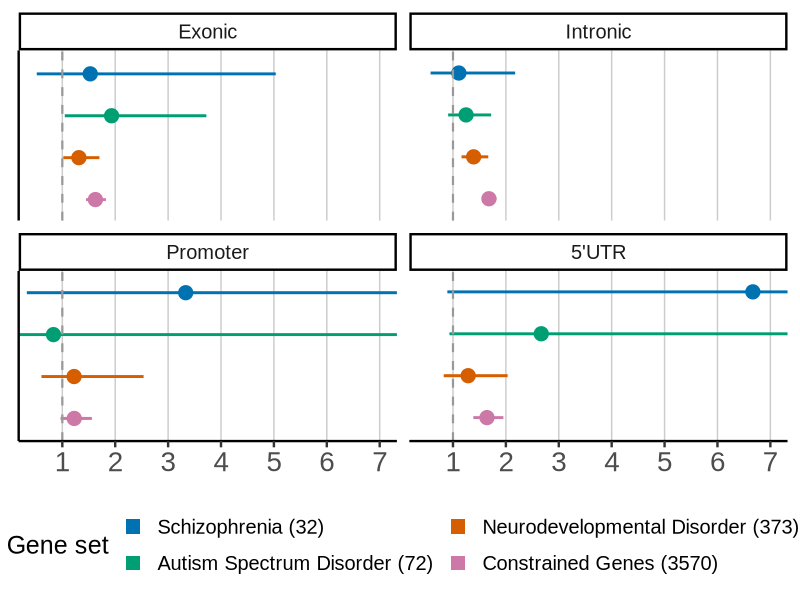
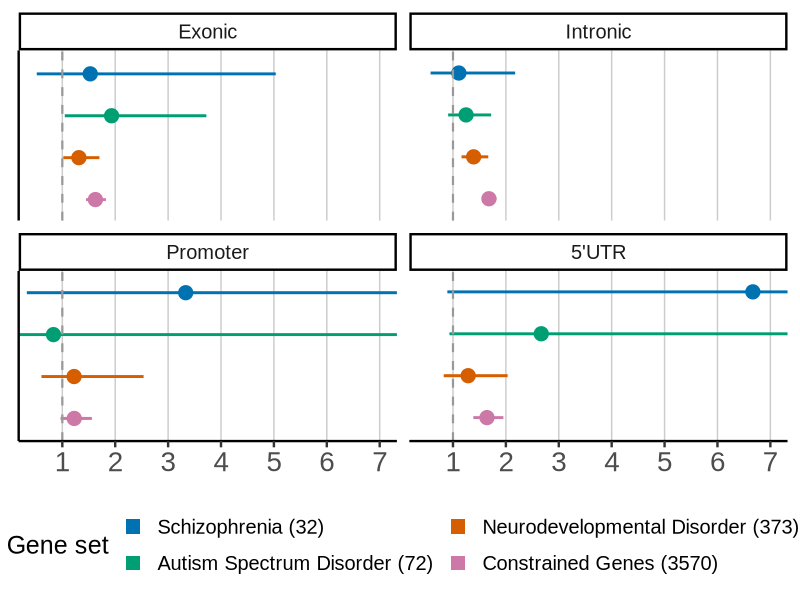

Reproduce these figures in R, in order.
library(ggplot2)
library(data.table)
library(tidyr)
library(dplyr)
library(RColorBrewer)
library(scales) 

del <- fread("inputs/SV/del/fisher_del-ac5_table.tsv")
colnames(del) <- c("Gene_set", "Category", "OR", "CI_low", "CI_high", "pval", 
                   "rarevar_case", "rarevar_control", "novar_case", "novar_control",
                   "length_thresh", "corrected", "both_corrected")
del$Gene_set <- case_when(del$Gene_set == "ASD" ~ "Autism Spectrum Disorder (72)",
                          del$Gene_set == "NDD" ~ "Neurodevelopmental Disorder (373)",
                          del$Gene_set == "pLI-constrained" ~ "Constrained Genes (3570)",
                          del$Gene_set == "SCHEMA" ~ "Schizophrenia (32)",)
del$Category <- case_when(del$Category == "PREDICTED_LOF" ~ "Exonic",
                          del$Category == "PREDICTED_INTRONIC" ~ "Intronic",
                          del$Category == "PREDICTED_PROMOTER" ~ "Promoter",
                          del$Category == "PREDICTED_UTR" ~ "5'UTR",)
df <- del
df$Gene_set <- factor(df$Gene_set, 
                      levels = rev(c("Schizophrenia (32)",
                                     "Autism Spectrum Disorder (72)", "Neurodevelopmental Disorder (373)",
                                     "Constrained Genes (3570)")))
df$Category <- factor(df$Category, 
                      levels = c("Exonic", "Intronic", 
                                 "Promoter","5'UTR"))


odds_ratio_plot <- ggplot(df, aes(x = OR, y = Category, color = Gene_set)) +
  geom_point(size = 4.5, position=position_dodge(width = 200)) +  # Points for estimates
  geom_errorbarh(aes(xmin = CI_low, xmax = CI_high), 
                 height = 0.3, size = 1, 
                 position=position_dodge(width = 200)) +  # Error bars
  facet_wrap(~Category, ncol = 2, ) +
  labs(
    #title = "",
    #x = "",
    y = "Odds Ratio",
    color = "Gene set"
  ) +
  geom_vline(xintercept = 1, linetype = "dashed", color = "#999999", size = 0.75) +
  scale_color_manual(breaks = c("Schizophrenia (32)", 
                                "Autism Spectrum Disorder (72)", "Neurodevelopmental Disorder (373)",
                                "Constrained Genes (3570)"),
                     values = c("#0072B2", 
                                "#009E73", "#D55E00", 
                                "#CC79A7")) +
  scale_x_continuous(limits = c(0, 300), 
                     breaks = seq(0, 8, 1),
                     labels = label_number(accuracy = 1)) +
  coord_cartesian(xlim = c(0.5, 7)) +
  theme_classic(base_size = 18) +
  theme(
    legend.position = "bottom", legend.text.align = 0,
    plot.title = element_blank(),
    axis.ticks.y = element_blank(), axis.text.y = element_blank(), axis.title.y = element_blank(),
    axis.text.x = element_text(size = 20),
    axis.title = element_blank(),
    panel.grid.major.y = element_blank(), panel.grid.minor.y = element_blank(),
    panel.grid.major = element_line(color = "grey80", size = 0.5),  
    panel.grid.minor = element_blank(),
    text = element_text(family = "Arial")
  ) +
  guides(color = guide_legend(override.aes = list(shape = 15, linetype = "blank"), nrow = 2)) 
odds_ratio_plot

ggsave("outputs/SV-plots/20241030_sv-plotting_del-ac5_old-analysis.jpg", plot = odds_ratio_plot, width = 8, height = 8)






